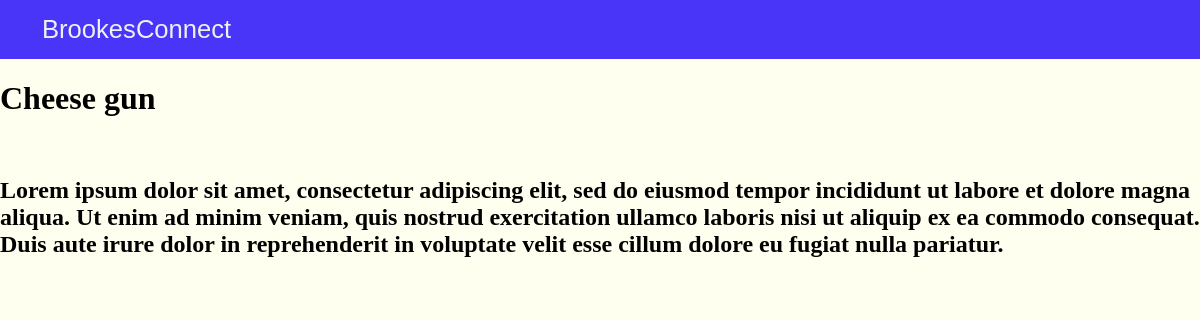
/researchpage.php?pageid=1, run on the app's committed database.
### tables this page shows
CREATE TABLE `pagelayout` (
  `pageid` int(11) NOT NULL,
  `pagetext` blob NOT NULL,
  `pagetitle` varchar(255) NOT NULL
);

### researchpage.php (the view, shortened to what this page needs)
<!DOCTYPE html>
<html>
<head>
<link rel="stylesheet" href="styles.css">
</head>
<body>
<div id="header">
    <a href="landingpage.html">BrookesConnect</a>
</div>
<?php
$servername = "localhost";
$username = "root";
$password = "";
$dbname = "researchconnect";
$conn = new mysqli($servername, $username, $password, $dbname);
$id = $_GET['pageid'];
$sql = "SELECT pagetext,pagetitle FROM pagelayout where pageid = $id";
$result = mysqli_query($conn,$sql);
$result = mysqli_fetch_assoc($result);
echo '<h1>'.$result["pagetitle"].'</h1><br>';
echo '<h2>'.$result["pagetext"].'</h2>';
?>
</body>
</html>

### styles.css (style rules this page uses)
body { background-color: #FFFFF0; margin: 0px; display: flex; flex-direction: column; }
#header { display: grid; grid-template-columns: 2.5fr repeat(4, 1.5fr) 3fr 1.5fr; justify-items: center; align-items: center; background-color: #4935f7; padding: 15px 0px; font-size: 1.1rem; padding-left: 3.5%; }
#header > * { background-color: #4935f7; color: #eef1f0; text-decoration: none; text-align: center; text-wrap: nowrap; font-size: 1.2rem }
#header > a:first-child { font-size: 1.6rem; font-family: 'Franklin Gothic Medium', 'Arial Narrow', Arial, sans-serif; text-wrap: wrap; justify-self: start; padding: 0px; }

### data on the page
pagelayout: pagetitle "Cheese gun", pagetext "Lorem ipsum dolor sit amet, consectetur adipiscing elit, sed do eiusmod tempor incididunt ut labore et dolore magna aliqua. Ut enim ad minim veniam, quis nostrud exercitation ullamco laboris nisi ut aliquip ex ea commodo consequat. Duis aute irure dolor in reprehenderit in voluptate velit esse cillum dolore eu fugiat nulla pariatur."
